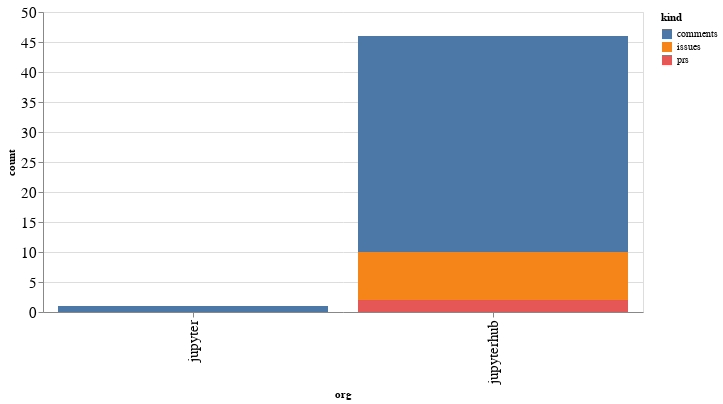

The notebook cell saved with this chart:
### Code cell
alt.Chart(org_summaries, width=600).mark_bar().encode(
    x='org',
    y='count',
    color='kind',
    tooltip="org"
)

### Figure 1 — Vega-Lite specification as saved in the notebook (floating-point values rounded to 4 significant figures)
{"config": {"axisLeft": {"labelFontSize": 15}, "axisBottom": {"labelFontSize": 15}}, "data": {"name": "data-97e9fecdfefb66eef72686c3a04d49ba"}, "mark": "bar", "encoding": {"color": {"type": "nominal", "field": "kind"}, "tooltip": {"type": "nominal", "field": "org"}, "x": {"type": "nominal", "field": "org"}, "y": {"type": "quantitative", "field": "count"}}, "width": 600, "$schema": "https://vega.github.io/schema/vega-lite/v4.8.1.json", "datasets": {"data-97e9fecdfefb66eef72686c3a04d49ba": [{"org": "jupyter", "kind": "comments", "count": 1}, {"org": "jupyterhub", "kind": "comments", "count": 36}, {"org": "jupyterhub", "kind": "issues", "count": 8}, {"org": "jupyterhub", "kind": "prs", "count": 2}]}}
